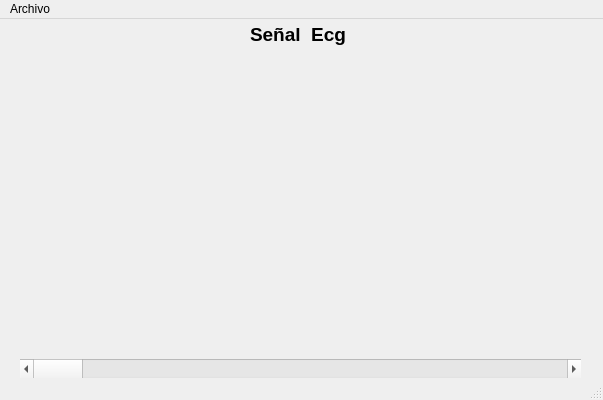
<?xml version="1.0" encoding="UTF-8"?>
<ui version="4.0">
 <class>ImportFilesWindow</class>
 <widget class="QMainWindow" name="ImportFilesWindow">
  <property name="enabled">
   <bool>true</bool>
  </property>
  <property name="geometry">
   <rect>
    <x>0</x>
    <y>0</y>
    <width>603</width>
    <height>400</height>
   </rect>
  </property>
  <property name="windowTitle">
   <string>Importar Archivos</string>
  </property>
  <property name="windowIcon">
   <iconset>
    <normaloff>heart_icon.png</normaloff>heart_icon.png</iconset>
  </property>
  <property name="autoFillBackground">
   <bool>false</bool>
  </property>
  <property name="animated">
   <bool>true</bool>
  </property>
  <property name="tabShape">
   <enum>QTabWidget::Rounded</enum>
  </property>
  <widget class="QWidget" name="centralwidget">
   <widget class="PlotWidget" name="ecgImportPlot" native="true">
    <property name="geometry">
     <rect>
      <x>20</x>
      <y>40</y>
      <width>561</width>
      <height>301</height>
     </rect>
    </property>
   </widget>
   <widget class="QLabel" name="label">
    <property name="geometry">
     <rect>
      <x>250</x>
      <y>0</y>
      <width>131</width>
      <height>31</height>
     </rect>
    </property>
    <property name="font">
     <font>
      <pointsize>14</pointsize>
      <weight>75</weight>
      <bold>true</bold>
     </font>
    </property>
    <property name="text">
     <string>Señal  Ecg</string>
    </property>
   </widget>
   <widget class="QScrollBar" name="horizontalScrollBar">
    <property name="geometry">
     <rect>
      <x>20</x>
      <y>340</y>
      <width>561</width>
      <height>20</height>
     </rect>
    </property>
    <property name="orientation">
     <enum>Qt::Horizontal</enum>
    </property>
   </widget>
  </widget>
  <widget class="QMenuBar" name="menubar">
   <property name="geometry">
    <rect>
     <x>0</x>
     <y>0</y>
     <width>603</width>
     <height>26</height>
    </rect>
   </property>
   <widget class="QMenu" name="menuArchivo">
    <property name="title">
     <string>Archivo</string>
    </property>
    <addaction name="actionAbrir"/>
    <addaction name="actionSalir"/>
   </widget>
   <addaction name="menuArchivo"/>
  </widget>
  <widget class="QStatusBar" name="statusbar"/>
  <action name="actionSalir">
   <property name="text">
    <string>Salir</string>
   </property>
   <property name="shortcut">
    <string>Ctrl+Q</string>
   </property>
  </action>
  <action name="actionAbrir">
   <property name="text">
    <string>Abrir...</string>
   </property>
   <property name="shortcut">
    <string>Ctrl+A</string>
   </property>
  </action>
 </widget>
 <customwidgets>
  <customwidget>
   <class>PlotWidget</class>
   <extends>QWidget</extends>
   <header>pyqtgraph</header>
   <container>1</container>
  </customwidget>
 </customwidgets>
 <resources/>
 <connections/>
</ui>
